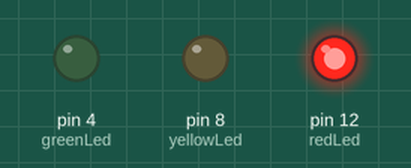
Bench run of a sketch on a simulated Arduino Uno, built with avr-gcc and run on an emulated ATmega328P. On the bench: output pins drawn as LEDs (lit = HIGH).

Above: at 1.5 s.
At 3.5 s:
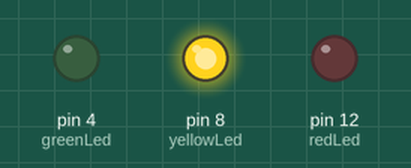
At 5.5 s:
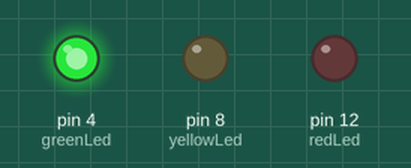
Timing chart, 0 to 9.1 s (numbered marks = the images above):
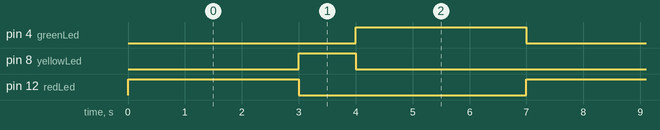

The sketch:

TrafficLight.ino
```cpp
int redLed = 12;
int greenLed = 4;
int yellowLed = 8;
int onTime = 3000;
int yellowTime = 1000;

void setup() {

  pinMode(redLed, OUTPUT);
  pinMode(greenLed, OUTPUT);
  pinMode(yellowLed, OUTPUT);
}

void loop() {

  digitalWrite(redLed, HIGH);
  delay(onTime);
  digitalWrite(redLed, LOW);
  digitalWrite(yellowLed, HIGH);
  delay(yellowTime);
  digitalWrite(yellowLed, LOW);
  digitalWrite(greenLed, HIGH);
  delay(onTime);
  digitalWrite(greenLed, LOW);
}
```

Measured:
- by itself, pin 4 (greenLed), pin 12 (redLed): alternates HIGH for 3.0 s and LOW for 4.0 s
- by itself, pin 8 (yellowLed): alternates HIGH for 1.0 s and LOW for 6.0 s
- by itself, everything shown: repeats every 7.0 s, in 4 steps
